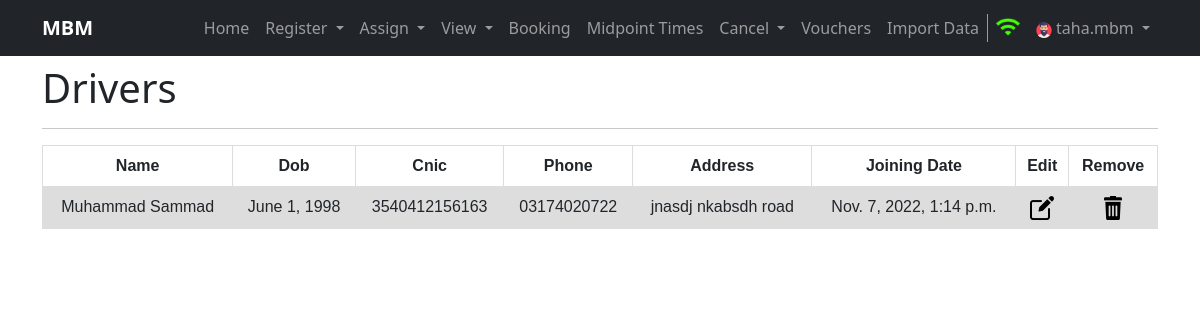
/viewdrivers (signed in), run on the app's committed database.
### home/models.py (models this page shows, shortened)
class Driver(models.Model):
    name = models.CharField(max_length=100)
    dob = models.DateField()
    cnic = models.CharField(max_length=13, unique=True)
    phone = models.CharField(max_length=13, unique=True)
    address = models.CharField(max_length=150)
    created = models.DateTimeField(auto_now_add=True, editable=False, null=False, blank=False)
    last_modified = models.DateTimeField(auto_now_add=True, editable=False, null=False, blank=False)
    class Meta:
        verbose_name_plural = 'Driver'

### home/views.py (the view, shortened to what this page needs)
# urls.py: path('viewdrivers', views.viewdrivers, name='viewdrivers'),
def viewdrivers(request, driver_id=None):
    if request.user.is_anonymous:
        return redirect('/login')
    Drivers = None
    try:
        Drivers = Driver.objects.all()
    except Exception as e:
        messages.warning(request, e)
    return render(request, 'drivers.html', {'Drivers': Drivers})

### templates/drivers.html (shortened to what this page needs)
{% extends 'base.html' %}
{% block username %}{{ request.user.username }}{% endblock username %}
{%block body%}
{% load static %}
<div class="container my-2">
  <h1>Drivers</h1>
  <hr>
</div>
<div class="container">
    <table class="schedule Users">
        <tr>
          <th>Name</th>
          <th>Dob</th>
          <th>Cnic</th>
          <th>Phone</th>
          <th>Address</th>
          <th>Joining Date</th>
          <th>Edit</th>
          <th>Remove</th>
        </tr>
        {% for driver in Drivers %}
        <tr class="tr">
          <td>{{driver.name}}</td>
          <td>{{driver.dob}}</td>
          <td>{{driver.cnic}}</td>
          <td>{{driver.phone}}</td>
          <td>{{driver.address}}</td>
          <td>{{driver.created}}</td>
          <td><a href="{% url 'modifydriver' driver_id=driver.id %}"><img src="{% static 'images/edit.png' %}"></a></td>
          <td><a href="{% url 'viewdrivers' driver_id=driver.id %}"><img src="{% static 'images/remove.png' %}"></a></td>
        </tr>
        {% endfor %}
      </table>
</div>
{%endblock body%}

### static/css/style.css (style rules this page uses)
.schedule, .seats { font-family: arial, sans-serif; border-collapse: collapse; width: 100%; }
.schedule td, .bookings td, th { border: 1px solid #dddddd; text-align: center; padding: 8px; }
.schedule .tr:nth-child(even) { background-color: #dddddd; }
img { max-width: inherit; width: inherit; }

### data on the page
Driver: name "Muhammad Sammad", dob "June 1, 1998", cnic "3540412156163", phone "03174020722", address "jnasdj nkabsdh road", created "Nov. 7, 2022, 1:14 p.m."

### other printed values
{{ request.user.username }} "taha.mbm"
